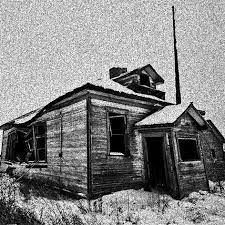
#> input picture data/noise1.jpeg, 225 x 225 px
$ python v1_csdn.py   (older library calls are emulated)
#> lines starting #> are read from the running program, lines starting #| are printed output that depends on the picture
#> further down, img is the input picture: shape (225, 225, 3); min 0, max 255, mean 133
import cv2

import numpy as np

# Gaussian filter

def gaussian_filter(img, K_size=3, sigma=1.3):

#> called with K_size = 3, sigma = 1.3
    if len(img.shape) == 3:

        H, W, C = img.shape
#> H = 225; W = 225; C = 3

    else:

        img = np.expand_dims(img, axis=-1)

        H, W, C = img.shape

    ## Zero padding

    pad = K_size // 2

    out = np.zeros((H + pad * 2, W + pad * 2, C), dtype=np.float)

    out[pad: pad + H, pad: pad + W] = img.copy().astype(np.float)
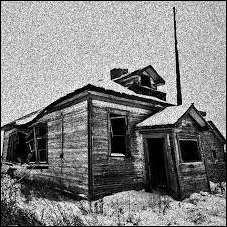
#> out: shape (227, 227, 3) float64; min 0, max 255, mean 130.7

    ## prepare Kernel

    K = np.zeros((K_size, K_size), dtype=np.float)

    for x in range(-pad, -pad + K_size):

        for y in range(-pad, -pad + K_size):

            K[y + pad, x + pad] = np.exp( -(x ** 2 + y ** 2) / (2 * (sigma ** 2)))

    K /= (2 * np.pi * sigma * sigma)

    K /= K.sum()

    tmp = out.copy()

    # filtering

    for y in range(H):

        for x in range(W):

            for c in range(C):

                out[pad + y, pad + x, c] = np.sum(K * tmp[y: y + K_size, x: x + K_size, c])
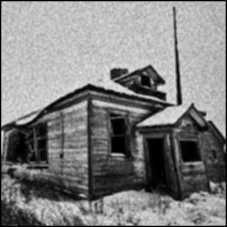
#> out: shape (227, 227, 3) float64; min 0, max 235, mean 129.8

    out = np.clip(out, 0, 255)

    out = out[pad: pad + H, pad: pad + W].astype(np.uint8)
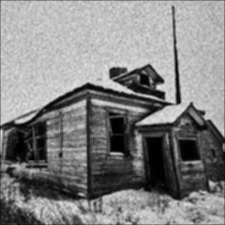
#> out: shape (225, 225, 3); min 0, max 234, mean 131.6

    return out

# Read image

img = cv2.imread("data/noise1.jpeg")

# Gaussian Filter

out = gaussian_filter(img, K_size=3, sigma=1.3)

# Save result


cv2.imwrite("out.jpg", out)

cv2.imshow("result", out)

cv2.waitKey(0)

cv2.destroyAllWindows()

$ run again, with data/harris.jpeg copied over data/noise1.jpeg
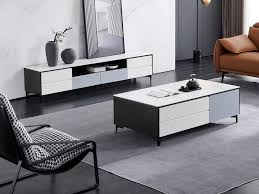
#> input picture data/harris.jpeg, 259 x 194 px
#> img is the input picture: shape (194, 259, 3); mean B, G, R 136.6, 131.4, 134.1
#> after the loop in gaussian_filter, `for y in range(H):`:
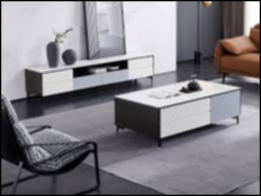
#> out: shape (196, 261, 3) float64; mean B, G, R 133.4, 128.4, 131
#> in gaussian_filter, `out = out[pad: pad + H, pad: pad + W].astype(np.uint8)`:
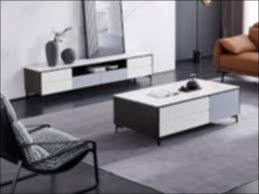
#> out: shape (194, 259, 3); mean B, G, R 135.3, 130.2, 132.8
